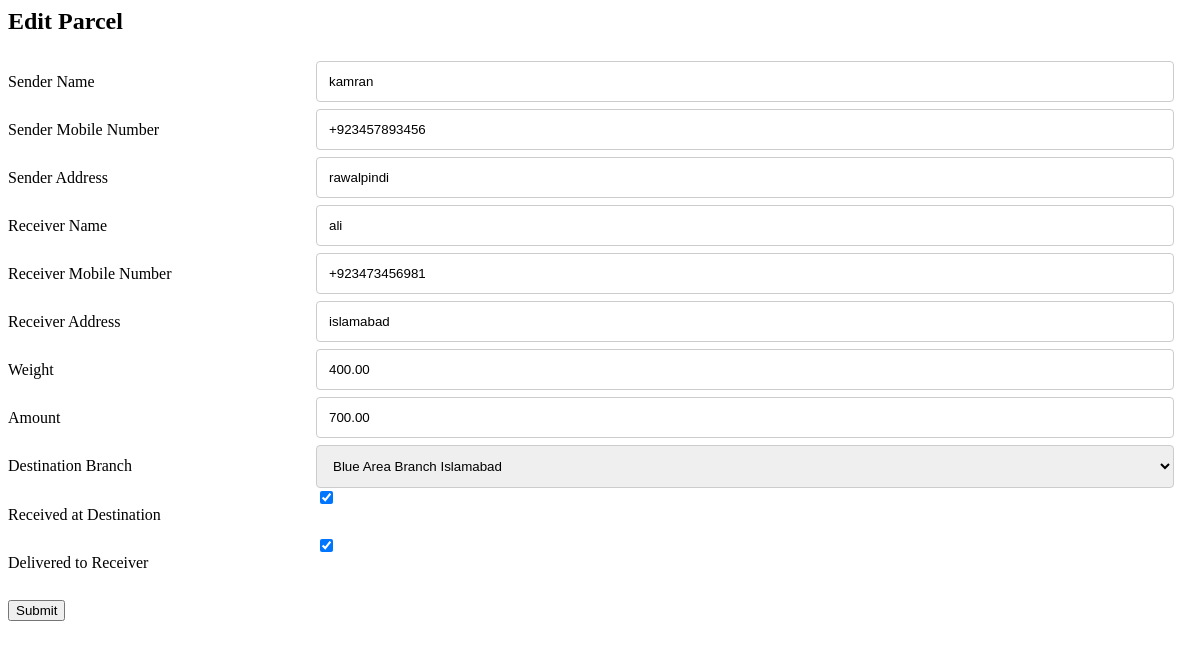
The page /editparcel/13 on the database its author committed.
### app.py (models this page shows, shortened)
class BaseModel(Model):
    class Meta:
        database = database

class Parcel(BaseModel):
    user = ForeignKeyField(User, backref='parcels')
    parcelnumber = TextField()
    sendername = TextField()
    sendermobilenumber = TextField()
    senderaddress = TextField()
    receivername = TextField()
    receivermobilenumber = TextField()
    receiveraddress = TextField()
    parcelweight = DecimalField()
    amount = DecimalField()
    pub_date = DateTimeField()
    destination_branch = IntegerField()
    is_received_at_destination = BitField()
    is_delivered_to_receiever = BitField()

### app.py (the view)
@app.route('/editparcel/<int:id>', methods=['GET', 'POST'])
def editparcel(id):
    parcel = get_object_or_404(Parcel, Parcel.id == id)
    form = ParcelForm(formdata=request.form, obj=parcel)
    form.is_received_at_destination.checked = parcel.is_received_at_destination
    form.is_delivered_to_receiever.checked = parcel.is_delivered_to_receiever
    if request.method == 'POST':
     is_checked = request.form.get('is_received_at_destination')
     is_checked_delivered_to_receiever = request.form.get('is_delivered_to_receiever')
     is_delivered_to_receiever = False
     is_receieved_from_db = False
     is_receieved = False
     if is_checked_delivered_to_receiever == 'y':
        is_delivered_to_receiever = True
     if parcel.is_received_at_destination == 1:
        is_receieved_from_db = True
        print("is_checked="+is_checked)
     if is_checked=="y":
        is_receieved=True
     send_sms(parcel.parcelnumber, parcel.receivermobilenumber)
     if is_receieved and is_receieved_from_db is False:
            print("message Sent")
            print(request.form.get('is_received_at_destination', False))
            send_sms(parcel.parcelnumber,parcel.receivermobilenumber)
     else:
            print("\message not sent")
     parcel.is_received_at_destination = is_receieved
     parcel.is_delivered_to_receiever = is_delivered_to_receiever
     parcel.save()
     return redirect(url_for('parcels', id=id))
    else:
     return render_template('update.html', form=form)

### app.py (called while the page is built)
def get_current_user():
    if session.get('logged_in'):
        return User.get(User.id == session['user_id'])

def get_object_or_404(model, *expressions):
    try:
        return model.get(*expressions)
    except model.DoesNotExist:
        abort(404)

@app.before_request
def before_request():
    g.db = database
    g.db.connect(reuse_if_open=True)

@app.after_request
def after_request(response):
    g.db.close()
    return response

@app.context_processor
def _inject_user():
    return {'current_user': get_current_user()}

### templates/update.html (shortened to what this page needs)
<h2>Edit  Parcel</h2>
<div class="container">
{% from "_formhelpers.html" import render_field %}
    <form method=post>
        <dl>
<div class="row">
            {{ render_field(form.sendername) }}
</div>
          <div class="row">  {{ render_field(form.sendermobilenumber) }}
          </div>
        <div class="row">    {{ render_field(form.senderaddress) }}  </div>
        <div class="row">    {{ render_field(form.receivername) }}  </div>
        <div class="row mobile_num">    {{ render_field(form.receivermobilenumber) }}  </div>
         <div class="row">   {{ render_field(form.receiveraddress) }}  </div>
         <div class="row">   {{ render_field(form.parcelweight) }}  </div>
         <div class="row">   {{ render_field(form.amount) }}  </div>
          <div class="row">  {{ render_field(form.destination_branch) }}  </div>
          <div class="row">  {{ render_field(form.is_received_at_destination) }}  </div>
          <div class="row" class="delivered">  {{ render_field(form.is_delivered_to_receiever) }}  </div>
        </dl>
        <input type=submit value=Submit>
    </form>
</div>

### templates/_formhelpers.html (shortened to what this page needs)
{% macro render_field(field) %}
    <dt>{{ field.label }}
    <dd>{{ field(**kwargs)|safe }}
    </dd>
{% endmacro %}

### templates/update.html (style rules this page uses)
label { padding: 12px 12px 12px 0; display: inline-block; float: left; width: 25%; margin-top: 6px; }
input[type=text], select, textarea { width: 100%; padding: 12px; border: 1px solid #ccc; border-radius: 4px; resize: vertical; float: left; width: 75%; margin-top: 6px; }
input[type=number], select, textarea { width: 100%; padding: 12px; border: 1px solid #ccc; border-radius: 4px; resize: vertical; float: left; width: 75%; margin-top: 6px; }
.row:after { content: ""; display: table; clear: both; }

### rows shown on the page
Parcel: sendername "kamran", sendermobilenumber "+923457893456", senderaddress "rawalpindi", receivername "ali", receivermobilenumber "+923473456981", receiveraddress "islamabad", parcelweight "400.00", amount "700.00", destination_branch "Blue Area Branch Islamabad", is_received_at_destination "☑", is_delivered_to_receiever "☑"

### other values the page prints
{{ field.label }} "Sender Name Sender Mobile Number Sender Address Receiver Name Receiver Mobile Number Receiver Address Weight Amount Destination Branch Received at Destination Delivered to Receiver"
